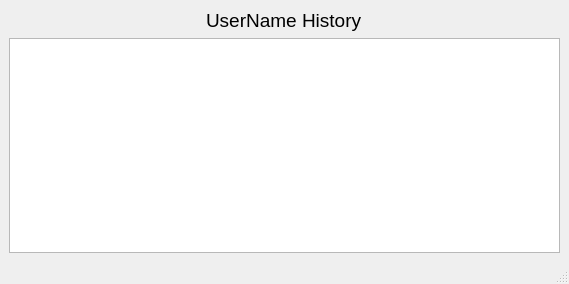
<?xml version="1.0" encoding="UTF-8"?>
<ui version="4.0">
 <class>History</class>
 <widget class="QMainWindow" name="History">
  <property name="geometry">
   <rect>
    <x>0</x>
    <y>0</y>
    <width>569</width>
    <height>284</height>
   </rect>
  </property>
  <property name="windowTitle">
   <string>MainWindow</string>
  </property>
  <widget class="QWidget" name="centralwidget">
   <layout class="QVBoxLayout" name="verticalLayout">
    <item alignment="Qt::AlignHCenter">
     <widget class="QLabel" name="label_name">
      <property name="font">
       <font>
        <pointsize>14</pointsize>
       </font>
      </property>
      <property name="text">
       <string>UserName History</string>
      </property>
     </widget>
    </item>
    <item>
     <widget class="QListWidget" name="list_history"/>
    </item>
   </layout>
  </widget>
  <widget class="QStatusBar" name="statusbar"/>
 </widget>
 <resources/>
 <connections/>
</ui>
